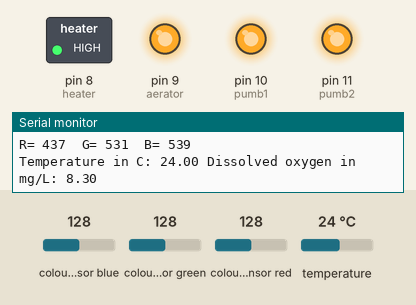
Simulated run of this sketch. Board: Arduino Uno, built with avr-gcc and run on an emulated ATmega328P. Parts: switched loads named in the sketch (green lamp = pin HIGH), output pins drawn as LEDs (lit = HIGH), the last lines printed to the serial monitor. Wiring (inferred from the names in the program): TCS3200 colour sensor: output pin 6; S2 pin 4; S3 pin 5; S0 pin 2; S1 pin 3. Inputs (shaded band) come from the test bench; at power-on: temperature 24 °C, colour sensor blue 128, colour sensor green 128, colour sensor red 128. Pins used as bus, display or sensor lines are not drawn.

Above: at 1.2 s.
1.3 s: temperature set to 27.2 °C
8.3 s: temperature set to 28.4 °C
At 14.4 s:
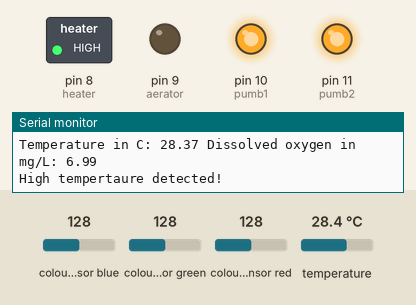
20.8 s: colour sensor blue set to 90
26.1 s: colour sensor blue set to 84
At 31.6 s:
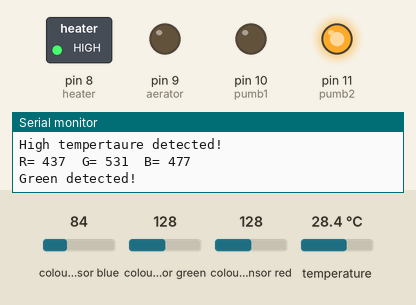
Timing chart, 0 to 37.2 s (numbered marks = the images above; inputs shaded):
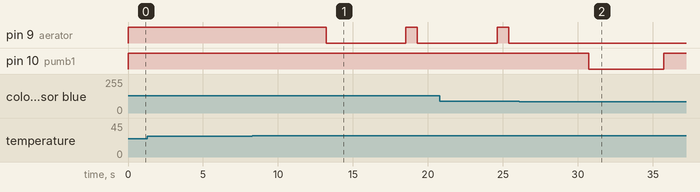

Measured:
- the behaviour switches between 28 and 28.1 °C on temperature (found by bisection; images 0 and 1)
- the behaviour switches between 87 and 86 on colour sensor blue (found by bisection; images 1 and 2)
- after the input at 8.3 s, pin 9 (aerator): HIGH → LOW after 4.9 s, → HIGH 5.3 s later, → LOW 0.77 s later
- after the input at 26.1 s, pin 9 (aerator): stops changing and stays LOW; pin 10 (pumb1): HIGH → LOW after 4.6 s, → HIGH 5.0 s later

The sketch:

Final_project.ino
```cpp
#include <DallasTemperature.h>
#define oneWireBus 7
#define heater 8
#define aerator 9
OneWire oneWire(oneWireBus);
DallasTemperature sensors(&oneWire);
#define S0 2
#define S1 3
#define S2 4
#define S3 5
#define sensorOut 6
const int pumb1 = 10;
const int pumb2 = 11;
int frequency = 0;
void setup() {
  Serial.begin(9600);
  pinMode(S0, OUTPUT);
  pinMode(S1, OUTPUT);
  pinMode(S2, OUTPUT);
  pinMode(S3, OUTPUT);
  pinMode(sensorOut, INPUT);
  pinMode(pumb1, OUTPUT);
  pinMode(pumb2, OUTPUT);
  digitalWrite(S0,HIGH);
  digitalWrite(S1,LOW);
  digitalWrite(pumb1,HIGH);
  digitalWrite(pumb2,HIGH);
  sensors.begin();
  pinMode(heater, OUTPUT);
  pinMode(aerator, OUTPUT);
  digitalWrite(heater, HIGH);
  digitalWrite(aerator, HIGH);
}

void loop() {
  // Detecting the frequency of each color within the RGB
  digitalWrite(S2,LOW);
  digitalWrite(S3,LOW);
  frequency = pulseIn(sensorOut, LOW);
  int red = map(frequency, 94, 171, 255, 0);
  Serial.print("R= ");
  Serial.print(red);
  Serial.print("  ");
  delay(100);
  digitalWrite(S2,HIGH);
  digitalWrite(S3,HIGH);
  frequency = pulseIn(sensorOut, LOW);
  int green = map(frequency, 130, 214, 255, 0);
  Serial.print("G= ");
  Serial.print(green);
  Serial.print("  ");
  delay(100);
  digitalWrite(S2,LOW);
  digitalWrite(S3,HIGH);
  frequency = pulseIn(sensorOut, LOW);
  int blue = map(frequency, 117, 187, 255, 0);
  Serial.print("B= ");
  Serial.print(blue);
  Serial.println("  ");
  delay(100);
  //Trying to detect a green Color
  //If the green color is detected, the pumbs will work to replace 20% of the water the water
  if(green-red>50&&green-blue>50){
    digitalWrite(aerator, LOW);
    Serial.print("Green detected!");
    int c = analogRead(A0);
    while(c >= 400){
      digitalWrite(pumb1, LOW);
      delay(5000);
      digitalWrite(pumb1, HIGH);
      delay(5000);
      c = analogRead(A0);
    }
    c = analogRead(A0);
    while(c <= 600){
      digitalWrite(pumb2, LOW);
      delay(5000);
      digitalWrite(pumb2, HIGH);
      delay(5000);
      c = analogRead(A0);
    }
  } else {
    digitalWrite(aerator, HIGH);
  }
  // Measuring the temperature
  sensors.requestTemperatures();
  float temperatureC = sensors.getTempCByIndex(0);
  Serial.print("Temperature in C: ");
  Serial.print(temperatureC);
  // Calculating the Dissolved oxygen in the means of temperature
  float DO_22 = 8.9;
  float DO_final = DO_22+((22-temperatureC)*1.5/5.0);
  Serial.print(" Dissolved oxygen in mg/L: ");
  Serial.println(DO_final);
  // If the temperature is low, it will work out the heater
  if(temperatureC < 22){
    digitalWrite(heater,LOW);
    Serial.println("Low tempertaure detected: ");
  } else {
    digitalWrite(heater, HIGH);
  }
  // If the temperature is high, an aerator will work to compensate the lost dissolved oxygen
  if(temperatureC > 28){
   digitalWrite(aerator,LOW);
   Serial.println("High tempertaure detected! ");
  } else {
   digitalWrite(aerator,HIGH);
  }
  delay(5000);
}
```
